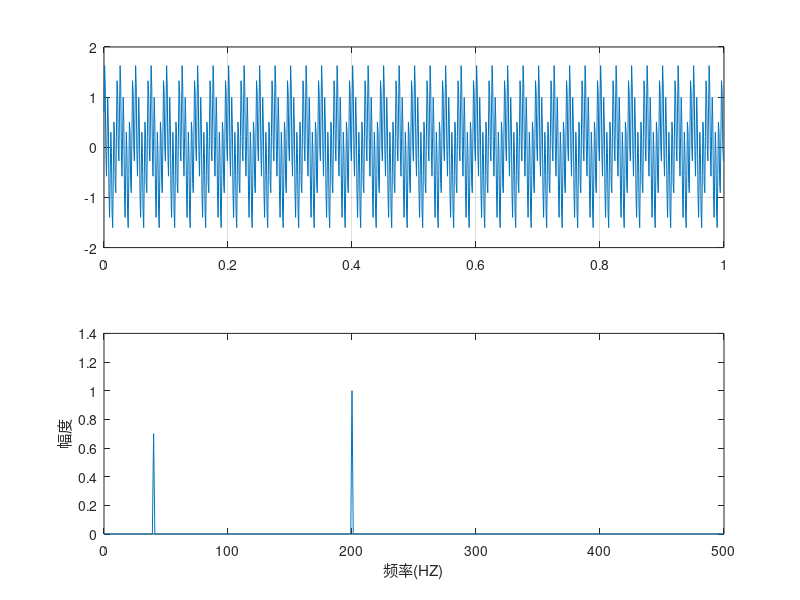
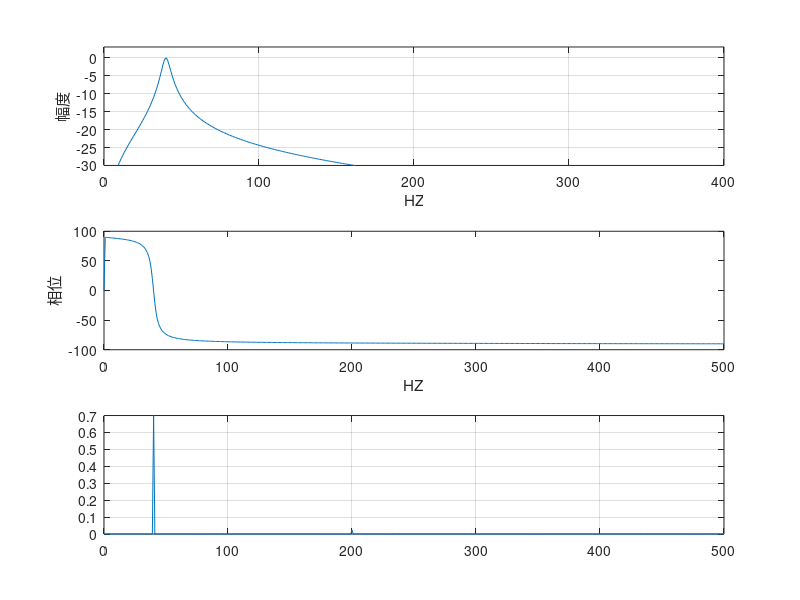
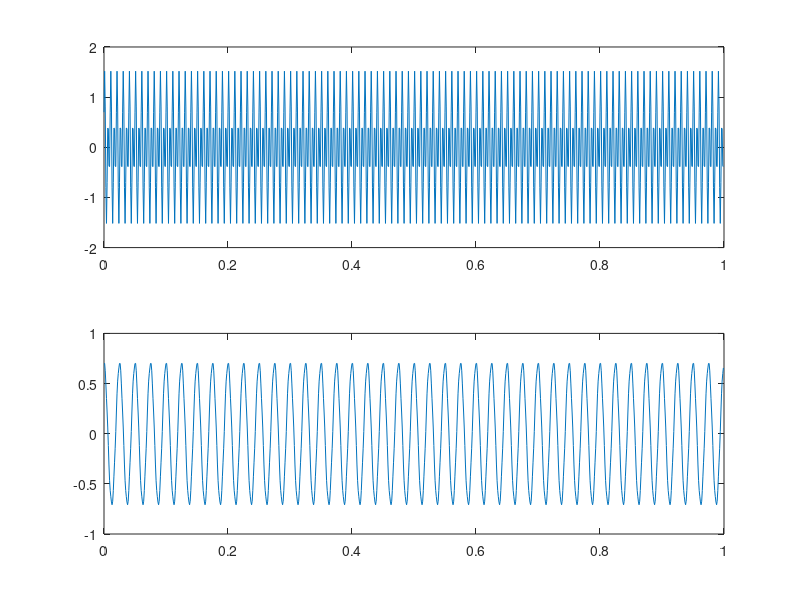

The MATLAB script that drew these images, in order: (Note: this script raises an error after producing the figures.)
clear

%输入信号
Fs=1000;
T=1/Fs;
L=1000;
t=(0:L-1)*T;
y=0.7*cos(2*pi*40*t)+sin(2*pi*200*t);
figure(1)
subplot(211)
plot(t,y)
grid on

%单边傅里叶变换
NFFT=L;
Y=fft(y,NFFT)/L;
f=Fs/2*linspace(0,1,NFFT/2+1);
subplot(212)
plot(f,2*abs(Y(1:NFFT/2+1)))
xlabel('频率(HZ)')
ylabel('幅度')

%构建带通滤波器
fn=1002;
fp=[38,42];
fs=[23,57];
Rp=2;
As=15;
Wp=fp/(fn/2);
Ws=fs/(fn/2);
[n,Wn]=buttord(Wp,Ws,Rp,As);
[b,a]=butter(n,Wn);
[H,F]=freqz(b,a,501,1002);
figure(2)
subplot(311)
plot(F,20*log10(abs(H)))
axis([0,400,-30,3])
xlabel('HZ');ylabel('幅度')
grid on 
subplot(312)
pha=angle(H)*180/pi;
plot(F,pha)
xlabel('HZ');ylabel('相位')

%保留中间信号
A=2*abs(Y(1:NFFT/2+1)).*(abs(H)');
subplot(313)
plot(f,A)
grid on

for i=1:L-(NFFT/2+1)
A(1,((NFFT/2+1)+i))=A(1,((NFFT/2+1)-i));
end

z=A.*exp(1i*angle(Y));
z2=real(ifft(z));
figure(3)
subplot(2,1,1)
y=0.7*cos(2*pi*100*t)+sin(2*pi*200*t);
plot(t,y)
subplot(2,1,2)
plot(t,z2*NFFT/2)
obw(z2*NFFT/2,[],[0 1]*pi,99)
bw2=obw(z2*NFFT/2,[],[0 1]*pi,99)/pi














